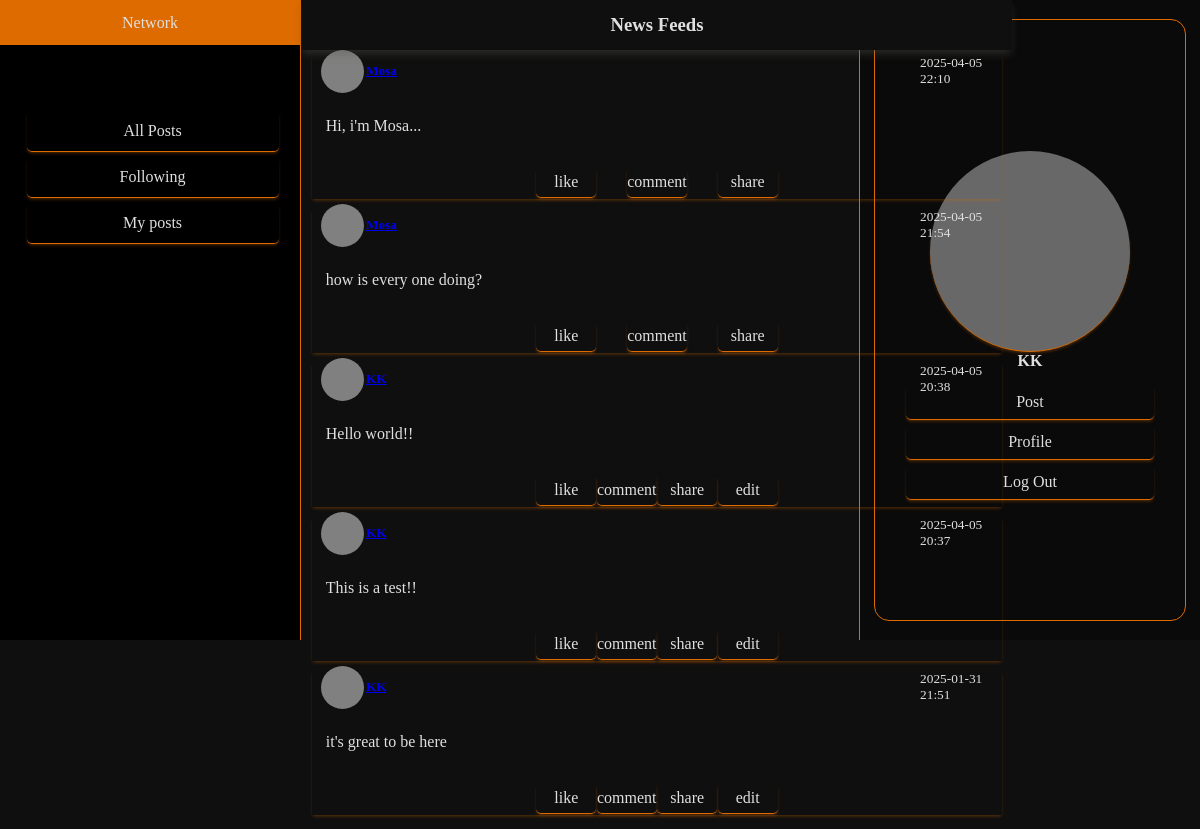
/ (signed in), run on the app's committed database.
### network/models.py (models this page shows, shortened)
class User(AbstractUser):
    pass

class Post(models.Model):
    poster = models.ForeignKey(User, on_delete=models.CASCADE, related_name="user")
    content = models.CharField(max_length=800)
    timestamp = models.DateTimeField(auto_now_add=False)

### network/views.py (the view)
# urls.py: path("", views.index, name="index"),
def index(request):
    allPosts = Post.objects.all()
    sortedPosts = allPosts.order_by('-timestamp')
    return render(request, "network/index.html",{"allPosts":sortedPosts})

### network/templates/network/index.html (shortened to what this page needs)
{% extends "network/layout.html" %}
{% block body %}
<div class="feed-container">
    <div class="feeds-heading">
        <h3 class="feeds-title">News Feeds</h3>
    </div>
    {% for post in allPosts %}
        <div class="post-container">
            <div class="post-header">
                <a href="{% url 'profile' poster=post.poster.id %}" class="poster-container">
                    <div class="poster-img"></div>
                    <div class="poster-name"><h5>{{post.poster}}</h5></div>
                </a>
                <div class="post-time"><small id="timestamp-{{post.id}}">{{post.timestamp|date:"Y-m-d H:i"}}</small></div>
            </div>
            <div class="post-body">
                <p class="post-content" id="content-{{post.id}}">{{post.content}}</p>
            </div>
            {% if user.is_authenticated %}
            <div class="post-footer" id="post-footer-{{post.id}}">
                <div class="likes buttons like-button" data-id="{{post.id}}">like</div>
                <div class="comment buttons">comment</div>
                <div class="share buttons">share</div>
                {% if post.poster == user %}
                <div class="edit buttons" data-id="{{post.id}}">edit</div>
                {% endif %}
            </div>
            {% endif %}
        </div>
    {% endfor %}
</div>
{% endblock %}

### network/templates/network/layout.html (shortened to what this page needs)
{% load static %}
<!DOCTYPE html>
<html lang="en">
    <head>
        <link href="{% static 'network/styles.css' %}" rel="stylesheet">
    </head>
    <body>
        <nav class="navbar navbar-expand-lg navbar-light bg-light">
            <a class="navbar-brand" href="#">Network</a>
            <div class="user-nav-bar">
              <ul class="navbar-nav mr-auto">
                <li class="nav-item">
                  <a class="nav-link" href="{% url 'index' %}">All Posts</a>
                </li>
                {% if user.is_authenticated %}
                    <li class="nav-item">
                        <a class="nav-link" href="{% url 'following' %}">Following</a>
                    </li>
                    <li class="nav-item">
                        <a class="nav-link" href="#">My posts</a>
                    </li>
                {% endif %}
              </ul>
            </div>
        </nav>
        <div class="user-panel">
            <div class="user-container">
                {% if user.is_authenticated %}
                    <div class="user-img-name-container">
                        <div class="user-img"></div>
                            <div class="user-name"><strong>{{ user.username }}</strong></div>
                    </div>
                {% endif %}
                <div class="user-actions">
                    {% if user.is_authenticated %}
                        <a class="action nav-item" id="write-post" href="">Post</a>
                        <a href="{% url 'profile' poster=user.id %}" class="action nav-item">Profile</a>
                        <a class="action nav-item" href="{% url 'logout' %}">Log Out</a>
                    {% else %}
                    <a class="action nav-item" href="{% url 'login' %}">Log In</a>
                    <a class="action nav-item" href="{% url 'register' %}">Register</a>
                    {% endif %}
                </div>
            </div>
        </div>
    <div class="feed-container"></div>
        <div class="body">
            {% block body %}
            {% endblock %}
        </div>
    </body>
</html>

### network/static/network/styles.css (style rules this page uses)
:root { --text-color: rgb(224, 224, 224); --brand-color: rgb(221, 107, 0); --border-color: 1px solid rgb(221, 107, 0); --box-shadow: 0 2px 3.5px -1px rgba(221, 107, 0, 0.4); --box-shadow-hover: 0 -2px 10px -1px rgba(201, 201, 201, 0.4); --background-color: rgb(10, 10, 10); --background-color-lite: rgb(15, 15, 15); --background-color-selected: rgb(24, 24, 24); }
html { overflow-y: auto; }
body { background-color: var(--background-color-lite); color: var(--text-color); overflow-x: scroll; }
.nav-link, .navbar-brand { color: var(--text-color); text-decoration: none; }
.navbar { position: fixed; top: 0; left: 0; height: 640px; width: 300px; border-right: var(--border-color); background-color: black; }
.navbar-brand { position: absolute; top: 0; left: 0; width: 100%; height: 45px; display: flex; align-items: center; text-align: center; justify-content: center; color: var(--text-color); background-color: var(--brand-color); }
.user-nav-bar, .navbar-nav { position: relative; top: 45px; width: 280px; height: auto; display: flex; align-items: center; justify-content: center; flex-direction: column; margin-right: 15px; }
.nav-item { position: relative; width: 90%; height: 40px; display: flex; align-items: center; justify-content: center; color: var(--text-color); border-bottom: var(--border-color); box-shadow: var(--box-shadow); border-radius: 5px; margin-top: 5px; }
.feed-container, .login-container, .register-container, .profile-container { position: absolute; top: 0; left: 302px; height: 638px; width: 710px; padding-bottom: 50px; padding-top: 50px; display: flex; align-items: center; flex-direction: column; }
.feeds-heading { position: fixed; top: 0px; left: 302px; width: 710px; height: 50px; display: flex; align-items: center; justify-content: center; background-color: var(--background-color-lite); box-shadow: 0 5px 8px -1px rgba(87, 87, 86, 0.4); z-index: 1; }
.post-container, .login-form, .register-form, .user-details { position: relative; width: 690px; height: auto; margin-top: 5px; margin-bottom: 5px; display: flex; justify-content: center; align-items: center; flex-direction: column; box-shadow: var(--box-shadow); transition: background-color 0.5s ease, box-shadow 0.3s ease, border-bottom 0.8s ease; }
.post-header, .post-body, .post-footer, .edit-footer { position: relative; width: 98%; height: 50px; }
.post-header, .post-footer, .edit-footer { display: flex; flex-direction: row; justify-content: space-between; }
.post-header { top: 0; height: 2em; }
.post-footer, .edit-footer { bottom: 0; height: 2em; }
.post-body { top: 10%; width: 96%; min-height: 7em; max-height: auto; }
.post-content, .edit-text, textarea { position: absolute; width: 100%; height: auto; display: block; opacity: 1; }
.post-footer, .edit-footer { position: absolute; width: 35%; bottom: 0 }
.poster-container { position: relative; justify-self: baseline; align-items: center; width: auto; height: inherit; display: flex; flex-direction: row; }
.poster-img { position: relative; height: 43px; width: 43px; margin: 2px; border-radius: 50%; background-color: gray; }
.post-time { position: relative; width: 75px; height: inherit; display: flex; align-items: center; justify-content: center; }
.likes, .comment, .share, .edit, .edit-buttons { height: 30px; width: 60px; display: flex; align-items: center; justify-content: center; border-bottom: var(--border-color); box-shadow: var(--box-shadow); border-radius: 5px; }
.user-panel { position: fixed; top: 0px; right: 0; width: 340px; height: 640px; display: flex; align-items: center; justify-content: center; border-left: var(--border-color); background-color: var(--background-color); }
.user-container { position: relative; width: 310px; height: 600px; display: flex; align-items: center; justify-content: center; flex-direction: column; border: var(--border-color); border-radius: 15px; }
.user-img-name-container, .user-actions, .user-info { position: relative; width: 100%; height: 40%; display: flex; justify-self: start; align-items: center; justify-content: center; flex-direction: column; }
.user-actions { height: 20%; }
.user-img { position: relative; width: 200px; height: 200px; border-radius: 50%; background-color: rgba(128, 128, 128, 0.8); border-bottom: var(--border-color); box-shadow: var(--box-shadow) }
.action { text-decoration: none; color: var(--text-color); width: 80%; margin-top: 5px; border-bottom: var(--border-color); box-shadow: var(--box-shadow); border-radius: 5px; }

### data on the page
User: username "KK"
Post: timestamp "2025-04-05 22:10", content "Hi, i'm Mosa..."
Post: timestamp "2025-04-05 21:54", content "how is every one doing?"
Post: timestamp "2025-04-05 20:38", content "Hello world!!"
Post: timestamp "2025-04-05 20:37", content "This is a test!!"
Post: timestamp "2025-01-31 21:51", content "it's great to be here"
